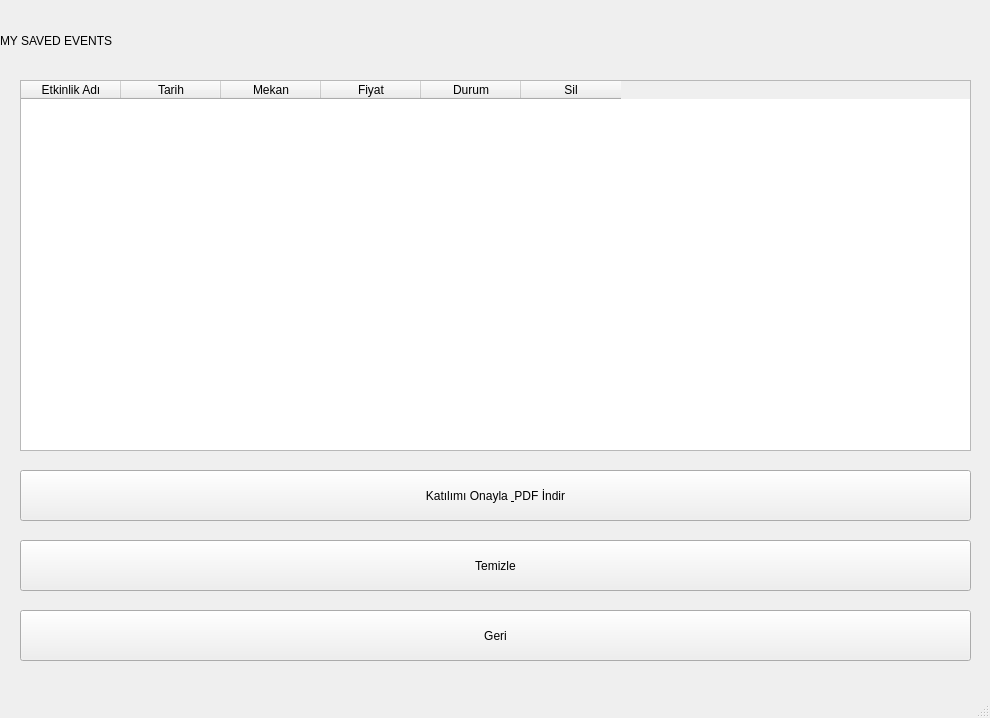
<?xml version="1.0" encoding="UTF-8"?>
<ui version="4.0">
 <class>MainWindow</class>
 <widget class="QMainWindow" name="MainWindow">
  <property name="geometry">
   <rect>
    <x>0</x>
    <y>0</y>
    <width>990</width>
    <height>718</height>
   </rect>
  </property>
  <property name="windowTitle">
   <string>MainWindow</string>
  </property>
  <widget class="QWidget" name="centralwidget">
   <widget class="QLabel" name="lbl_name">
    <property name="enabled">
     <bool>true</bool>
    </property>
    <property name="geometry">
     <rect>
      <x>0</x>
      <y>0</y>
      <width>991</width>
      <height>81</height>
     </rect>
    </property>
    <property name="styleSheet">
     <string notr="true">qproperty-alignment: &quot;AlignCenter&quot;;</string>
    </property>
    <property name="text">
     <string>MY SAVED EVENTS</string>
    </property>
   </widget>
   <widget class="QTableWidget" name="tbl_etkinlikler">
    <property name="geometry">
     <rect>
      <x>20</x>
      <y>80</y>
      <width>951</width>
      <height>371</height>
     </rect>
    </property>
    <column>
     <property name="text">
      <string>Etkinlik Adı</string>
     </property>
    </column>
    <column>
     <property name="text">
      <string>Tarih</string>
     </property>
    </column>
    <column>
     <property name="text">
      <string>Mekan</string>
     </property>
    </column>
    <column>
     <property name="text">
      <string>Fiyat</string>
     </property>
    </column>
    <column>
     <property name="text">
      <string>Durum</string>
     </property>
    </column>
    <column>
     <property name="text">
      <string>Sil</string>
     </property>
    </column>
   </widget>
   <widget class="QPushButton" name="btn_clear_all">
    <property name="geometry">
     <rect>
      <x>20</x>
      <y>540</y>
      <width>951</width>
      <height>51</height>
     </rect>
    </property>
    <property name="text">
     <string>Temizle</string>
    </property>
   </widget>
   <widget class="QPushButton" name="btn_geri">
    <property name="geometry">
     <rect>
      <x>20</x>
      <y>610</y>
      <width>951</width>
      <height>51</height>
     </rect>
    </property>
    <property name="text">
     <string>Geri</string>
    </property>
   </widget>
   <widget class="QPushButton" name="btn_onayla">
    <property name="geometry">
     <rect>
      <x>20</x>
      <y>470</y>
      <width>951</width>
      <height>51</height>
     </rect>
    </property>
    <property name="text">
     <string>Katılımı Onayla &amp; PDF İndir</string>
    </property>
   </widget>
  </widget>
  <widget class="QMenuBar" name="menubar">
   <property name="geometry">
    <rect>
     <x>0</x>
     <y>0</y>
     <width>990</width>
     <height>26</height>
    </rect>
   </property>
  </widget>
  <widget class="QStatusBar" name="statusbar"/>
 </widget>
 <tabstops>
  <tabstop>btn_onayla</tabstop>
  <tabstop>btn_clear_all</tabstop>
  <tabstop>btn_geri</tabstop>
  <tabstop>tbl_etkinlikler</tabstop>
 </tabstops>
 <resources/>
 <connections/>
</ui>
